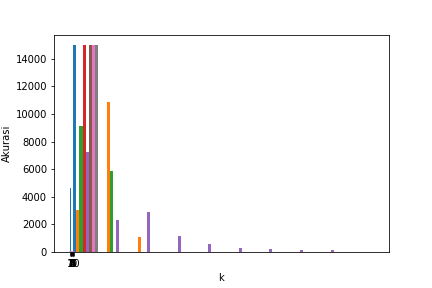

The Python source for this figure:
# -*- coding: utf-8 -*-
"""
Created on Mon Aug 19 22:23:27 2019

@author: ASPIRE E 14
"""

import numpy as np
import matplotlib.pyplot as plt
import pandas as pd
import matplotlib.pyplot as plt
data=pd.read_csv(r"C:\Users\ASPIRE E 14\Music\DTS FGA 2019 - Unmul\projek akhir\diabetes.csv")
data.head()

data.dtypes #Tipe Data yakni semuanya integer atau data numerik

#Langkah awal adalah melakukan analisis statistika deskriptif dengan melihat Max,Min,Mean,Standar deviasi
data.describe()

#Kemudian mengehitung banyaknya Status atau kelompok layak dan tidak layak pada data
data['Diabetic'].value_counts() #Status '0'=Tidak dan '1'=Diabet

#bagi data menjadi 2 bagian yakni variabel terikat (y) dan variabel bebas (x)
y=data['Diabetic'].values
x=data[['Pregnancies','PlasmaGlucose','DiastolicBloodPressure','TricepsThickness','SerumInsulin','BMI','DiabetesPedigree','Age']].values
#membuat histogram dari variabel bebas
plt.hist(x)
#dari histogram dapat diinterpretasikan bahwa data tidak mengikuti sebaran yang normal sehingga perlu dinormalisasi

#Proses Normalisasi data
from sklearn import preprocessing
x_norm=preprocessing.StandardScaler().fit(x).transform(x.astype(float))
plt.hist(x_norm)
#Setelah dinormalisasi data mengikuti sebaran yang normal

#Menentukan data training dan data testing dengan perbandingan 80:20
from sklearn.model_selection import train_test_split
x_train,x_test,y_train,y_test=train_test_split(x_norm,y,test_size=0.2)
print('Banyaknya Data Training:',x_train.shape,y_train.shape)
print('Banyaknya Data Testing:',x_test.shape,y_test.shape)
#Proses KNN dengan k=2
from sklearn.neighbors import KNeighborsClassifier
k=2
KNN=KNeighborsClassifier(n_neighbors=k).fit(x_train,y_train)

#Hasil Prediksi
y_predict=KNN.predict(x_test)
y_predict

#perbandingan data aktual dan data prediksi
print('Data Aktual:  ',y_test)
print('Data Prediksi:',y_predict)

#menghitung nilai akurasi, semakin besar akurasi maka prediksi mendekati aktualnya
from sklearn import metrics
print('Akurasi:',metrics.accuracy_score(y_test,y_predict))

#Melakukan 10 kemungkinan nilai k
hasil=[]
for i in range(1,11):
    knn=KNeighborsClassifier(n_neighbors=i).fit(x_train,y_train)
    prediksi=knn.predict(x_test)
    akurasi=metrics.accuracy_score(y_test,prediksi)
    hasil.append(akurasi)

print(hasil)
plt.plot(hasil)
plt.xlabel('k')
plt.ylabel('Akurasi')
plt.xticks(np.arange(10),('1','2','3','4','5','6','7','8','9','10'))
plt.savefig('KNN.png')
plt.show()